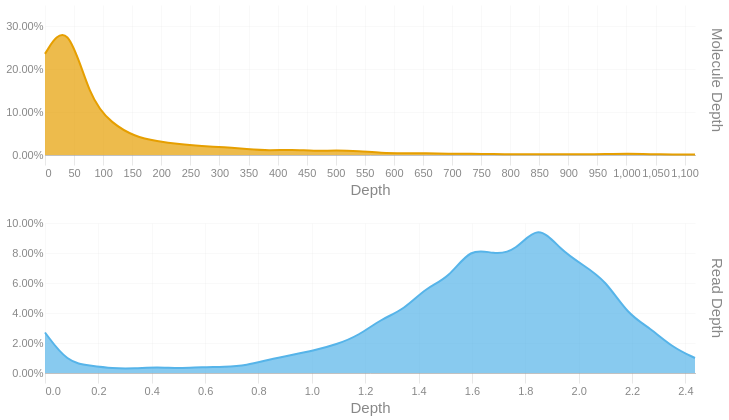

The notebook cell this image was saved under:
### Code cell
readdep = depth_hist(tb['Read Depth'], q99, 3)
readdep = readdep.with_columns(pl.lit('Read Depth').alias('Metric'))
if not SKIPLR:
    moldep = depth_hist(tb['Molecule Depth'], mol_q99, 1)
    moldep = moldep.with_columns(pl.lit('Molecule Depth').alias('Metric'))
    _hist = pl.concat([readdep, moldep])
    _hist = _hist.filter(pl.col('Proportion') != 0)
    with SafeRender(_hist):
        (
            alt.Chart(_hist)        
            .mark_area(interpolate = "basis")
            .encode(
                x=alt.X('Bin:Q').scale(domainMin=0).axis(alt.Axis(title='Depth')),
                y = alt.Y('Proportion:Q', title = None).axis(format = '.2%'),
                color = alt.Color('Metric:N').legend(None),
                row = alt.Row("Metric:N").header(title = None, labelOrient = 'right'),
                tooltip = [
                    alt.Tooltip("Metric:N", title = "Metric"),
                    alt.Tooltip('Interval:N', title = "Depth Interval"),
                    alt.Tooltip('Proportion:Q', title = "% Alignments").format('.2%')
                ]
            )
            .resolve_scale(x='independent', y='independent')
            .properties(
                height = 150, width = 650,
                usermeta={'embedOptions': {'downloadFileName': f'{samplename}.depth.hist'}}
            )
        ).display()
else:
    readdep = readdep.filter(pl.col('Proportion') != 0)
    with SafeRender(readdep):
        (
            alt.Chart(readdep)        
            .mark_area(interpolate = "basis")
            .encode(
                x=alt.X('Bin:Q').scale(domainMin=0).axis(alt.Axis(title='Depth')),
                y = alt.Y('Proportion:Q', title = None).axis(format = '.2%'),
                tooltip = [
                    alt.Tooltip('Interval:N', title = "Depth Interval"),
                    alt.Tooltip('Proportion:Q', title = "% Alignments").format('.2%')
                ]
            )
            .properties(
                usermeta={'embedOptions': {'downloadFileName': f'{samplename}.depth.hist'}}
            )
        ).display()

### Figure 1 — Vega-Lite specification as saved in the notebook (floating-point values rounded to 4 significant figures)
{"width": 650, "height": 150, "config": {"title": {"anchor": "start", "dy": -15, "fontSize": 18, "color": "#888888", "subtitleColor": "#888888", "subtitleFontSize": 14}, "arc": {"fill": "#0072B2"}, "axis": {"domainColor": "#888888", "domainWidth": 0.5, "gridWidth": 0.2, "grid": false, "titleFontWeight": 400, "titleFontSize": 15, "labelFontSize": 11, "labelColor": "#888888", "tickColor": "#888888", "tickWidth": 0.2, "titleColor": "#888888"}, "axisBand": {"grid": false}, "axisX": {"grid": true, "tickSize": 10, "domainCap": "round"}, "axisY": {"domain": false, "grid": true, "tickSize": 0, "domainCap": "round"}, "background": "transparent", "header": {"labelFontSize": 15, "labelColor": "#888888", "titleFontSize": 15, "titleFontWeight": 600, "titleColor": "#888888"}, "legend": {"labelFont": "sans-serif", "labelFontSize": 12, "labelColor": "#888888", "symbolSize": 100, "symbolType": "circle", "titleFontSize": 12, "titlePadding": 10, "titleColor": "#888888", "title": null}, "range": {"category": ["#E69F00", "#56B4E9", "#009E73", "#F0E442", "#0072B2", "#D55E00", "#CC79A7", "#000000"], "diverging": ["#cfe8f3", "#a2d4ec", "#73bfe2", "#46abdb", "#1696d2", "#12719e"]}, "area": {"fill": "#0072B2", "fillOpacity": 0.7, "line": true, "strokeOpacity": 0.7}, "line": {"color": "#0072B2", "stroke": "#0072B2", "strokeWidth": 2}, "trail": {"color": "#0072B2", "stroke": "#0072B2", "strokeWidth": 0, "size": 1}, "point": {"filled": true, "fillOpacity": 1.0, "size": 95}, "text": {"color": "#888888", "fontSize": 11, "align": "right", "fontWeight": 400, "size": 11}, "bar": {"fill": "#0072B2", "stroke": null}, "view": {"stroke": null, "continuousWidth": 660, "continuousHeight": 400}}, "data": {"name": "data-a297f56541e2a6407ef4a464fbd8fb2c"}, "mark": {"type": "area", "interpolate": "basis"}, "encoding": {"color": {"field": "Metric", "legend": null, "type": "nominal"}, "row": {"field": "Metric", "header": {"title": null, "labelOrient": "right"}, "type": "nominal"}, "tooltip": [{"field": "Metric", "title": "Metric", "type": "nominal"}, {"field": "Interval", "title": "Depth Interval", "type": "nominal"}, {"field": "Proportion", "format": ".2%", "title": "% Alignments", "type": "quantitative"}], "x": {"axis": {"title": "Depth"}, "field": "Bin", "scale": {"domainMin": 0}, "type": "quantitative"}, "y": {"axis": {"format": ".2%"}, "field": "Proportion", "title": null, "type": "quantitative"}}, "resolve": {"scale": {"x": "independent", "y": "independent"}}, "usermeta": {"embedOptions": {"downloadFileName": "S3_Annis_507.depth.hist"}}, "$schema": "https://vega.github.io/schema/vega-lite/v6.1.0.json", "datasets": {"data-a297f56541e2a6407ef4a464fbd8fb2c": [{"Bin": 0.0, "Interval": "0.0-0.084", "Proportion": 0.027, "Metric": "Read Depth"}, {"Bin": 0.084, "Interval": "0.084-0.168", "Proportion": 0.007, "Metric": "Read Depth"}, {"Bin": 0.168, "Interval": "0.168-0.252", "Proportion": 0.005, "Metric": "Read Depth"}, {"Bin": 0.252, "Interval": "0.252-0.336", "Proportion": 0.003, "Metric": "Read Depth"}, {"Bin": 0.336, "Interval": "0.336-0.42", "Proportion": 0.003, "Metric": "Read Depth"}, {"Bin": 0.42, "Interval": "0.42-0.504", "Proportion": 0.004, "Metric": "Read Depth"}, {"Bin": 0.504, "Interval": "0.504-0.588", "Proportion": 0.003, "Metric": "Read Depth"}, {"Bin": 0.588, "Interval": "0.588-0.672", "Proportion": 0.004, "Metric": "Read Depth"}, {"Bin": 0.672, "Interval": "0.672-0.756", "Proportion": 0.004, "Metric": "Read Depth"}, {"Bin": 0.756, "Interval": "0.756-0.84", "Proportion": 0.005, "Metric": "Read Depth"}, {"Bin": 0.84, "Interval": "0.84-0.924", "Proportion": 0.009, "Metric": "Read Depth"}, {"Bin": 0.924, "Interval": "0.924-1.008", "Proportion": 0.012, "Metric": "Read Depth"}, {"Bin": 1.008, "Interval": "1.008-1.092", "Proportion": 0.015, "Metric": "Read Depth"}, {"Bin": 1.092, "Interval": "1.092-1.176", "Proportion": 0.019, "Metric": "Read Depth"}, {"Bin": 1.176, "Interval": "1.176-1.26", "Proportion": 0.025, "Metric": "Read Depth"}, {"Bin": 1.26, "Interval": "1.26-1.344", "Proportion": 0.036, "Metric": "Read Depth"}, {"Bin": 1.344, "Interval": "1.344-1.428", "Proportion": 0.042, "Metric": "Read Depth"}, {"Bin": 1.428, "Interval": "1.428-1.512", "Proportion": 0.057, "Metric": "Read Depth"}, {"Bin": 1.512, "Interval": "1.512-1.596", "Proportion": 0.063, "Metric": "Read Depth"}, {"Bin": 1.596, "Interval": "1.596-1.68", "Proportion": 0.084, "Metric": "Read Depth"}, {"Bin": 1.68, "Interval": "1.68-1.764", "Proportion": 0.079, "Metric": "Read Depth"}, {"Bin": 1.764, "Interval": "1.764-1.848", "Proportion": 0.081, "Metric": "Read Depth"}, {"Bin": 1.848, "Interval": "1.848-1.932", "Proportion": 0.1, "Metric": "Read Depth"}, {"Bin": 1.932, "Interval": "1.932-2.016", "Proportion": 0.082, "Metric": "Read Depth"}, {"Bin": 2.016, "Interval": "2.016-2.1", "Proportion": 0.072, "Metric": "Read Depth"}, {"Bin": 2.1, "Interval": "2.1-2.184", "Proportion": 0.062, "Metric": "Read Depth"}, {"Bin": 2.184, "Interval": "2.184-2.268", "Proportion": 0.039, "Metric": "Read Depth"}, {"Bin": 2.268, "Interval": "2.268-2.352", "Proportion": 0.03, "Metric": "Read Depth"}, {"Bin": 2.352, "Interval": "2.352-2.436", "Proportion": 0.017, "Metric": "Read Depth"}, {"Bin": 2.436, "Interval": "2.436-2.52", "Proportion": 0.01, "Metric": "Read Depth"}, {"Bin": 0.0, "Interval": "0.0-38.5", "Proportion": 0.236, "Metric": "Molecule Depth"}, {"Bin": 38.5, "Interval": "38.5-77.1", "Proportion": 0.32, "Metric": "Molecule Depth"}, {"Bin": 77.1, "Interval": "77.1-115.6", "Proportion": 0.129, "Metric": "Molecule Depth"}, {"Bin": 115.6, "Interval": "115.6-154.2", "Proportion": 0.073, "Metric": "Molecule Depth"}, {"Bin": 154.2, "Interval": "154.2-192.7", "Proportion": 0.043, "Metric": "Molecule Depth"}, {"Bin": 192.7, "Interval": "192.7-231.3", "Proportion": 0.032, "Metric": "Molecule Depth"}, {"Bin": 231.3, "Interval": "231.3-269.8", "Proportion": 0.025, "Metric": "Molecule Depth"}, {"Bin": 269.8, "Interval": "269.8-308.4", "Proportion": 0.021, "Metric": "Molecule Depth"}, {"Bin": 308.4, "Interval": "308.4-346.9", "Proportion": 0.018, "Metric": "Molecule Depth"}, {"Bin": 346.9, "Interval": "346.9-385.5", "Proportion": 0.014, "Metric": "Molecule Depth"}, {"Bin": 385.5, "Interval": "385.5-424.0", "Proportion": 0.01, "Metric": "Molecule Depth"}, {"Bin": 424.0, "Interval": "424.0-462.6", "Proportion": 0.013, "Metric": "Molecule Depth"}, {"Bin": 462.6, "Interval": "462.6-501.1", "Proportion": 0.009, "Metric": "Molecule Depth"}, {"Bin": 501.1, "Interval": "501.1-539.7", "Proportion": 0.011, "Metric": "Molecule Depth"}, {"Bin": 539.7, "Interval": "539.7-578.2", "Proportion": 0.009, "Metric": "Molecule Depth"}, {"Bin": 578.2, "Interval": "578.2-616.8", "Proportion": 0.005, "Metric": "Molecule Depth"}, {"Bin": 616.8, "Interval": "616.8-655.3", "Proportion": 0.004, "Metric": "Molecule Depth"}, {"Bin": 655.3, "Interval": "655.3-693.9", "Proportion": 0.004, "Metric": "Molecule Depth"}, {"Bin": 693.9, "Interval": "693.9-732.4", "Proportion": 0.003, "Metric": "Molecule Depth"}, {"Bin": 732.4, "Interval": "732.4-771.0", "Proportion": 0.003, "Metric": "Molecule Depth"}, {"Bin": 771.0, "Interval": "771.0-809.5", "Proportion": 0.002, "Metric": "Molecule Depth"}, {"Bin": 809.5, "Interval": "809.5-848.1", "Proportion": 0.002, "Metric": "Molecule Depth"}, {"Bin": 848.1, "Interval": "848.1-886.6", "Proportion": 0.002, "Metric": "Molecule Depth"}, {"Bin": 886.6, "Interval": "886.6-925.2", "Proportion": 0.002, "Metric": "Molecule Depth"}, {"Bin": 925.2, "Interval": "925.2-963.7", "Proportion": 0.002, "Metric": "Molecule Depth"}, {"Bin": 963.7, "Interval": "963.7-1002.3", "Proportion": 0.002, "Metric": "Molecule Depth"}, {"Bin": 1002.0, "Interval": "1002.3-1040.8", "Proportion": 0.003, "Metric": "Molecule Depth"}, {"Bin": 1041.0, "Interval": "1040.8-1079.4", "Proportion": 0.002, "Metric": "Molecule Depth"}, {"Bin": 1079.0, "Interval": "1079.4-1117.9", "Proportion": 0.001, "Metric": "Molecule Depth"}, {"Bin": 1118.0, "Interval": "1117.9-1156.46", "Proportion": 0.001, "Metric": "Molecule Depth"}]}}
